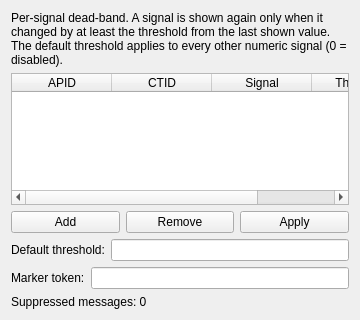
<?xml version="1.0" encoding="UTF-8"?>
<ui version="4.0">
 <class>DltNoiseFilterPluginNs::Form</class>
 <widget class="QWidget" name="DltNoiseFilterPluginNs::Form">
  <property name="geometry">
   <rect>
    <x>0</x>
    <y>0</y>
    <width>360</width>
    <height>320</height>
   </rect>
  </property>
  <property name="windowTitle">
   <string>Noise Filter</string>
  </property>
  <layout class="QVBoxLayout" name="verticalLayout">
   <item>
    <widget class="QLabel" name="labelHint">
     <property name="text">
      <string>Per-signal dead-band. A signal is shown again only when it changed by at least the threshold from the last shown value. The default threshold applies to every other numeric signal (0 = disabled).</string>
     </property>
     <property name="wordWrap">
      <bool>true</bool>
     </property>
    </widget>
   </item>
   <item>
    <widget class="QTableWidget" name="tableSignals">
     <column>
      <property name="text">
       <string>APID</string>
      </property>
     </column>
     <column>
      <property name="text">
       <string>CTID</string>
      </property>
     </column>
     <column>
      <property name="text">
       <string>Signal</string>
      </property>
     </column>
     <column>
      <property name="text">
       <string>Threshold</string>
      </property>
     </column>
    </widget>
   </item>
   <item>
    <layout class="QHBoxLayout" name="buttonsLayout">
     <item>
      <widget class="QPushButton" name="buttonAdd">
       <property name="text">
        <string>Add</string>
       </property>
      </widget>
     </item>
     <item>
      <widget class="QPushButton" name="buttonRemove">
       <property name="text">
        <string>Remove</string>
       </property>
      </widget>
     </item>
     <item>
      <widget class="QPushButton" name="buttonApply">
       <property name="text">
        <string>Apply</string>
       </property>
      </widget>
     </item>
    </layout>
   </item>
   <item>
    <layout class="QHBoxLayout" name="defaultLayout">
     <item>
      <widget class="QLabel" name="labelDefault">
       <property name="text">
        <string>Default threshold:</string>
       </property>
      </widget>
     </item>
     <item>
      <widget class="QLineEdit" name="lineDefaultThreshold">
       <property name="toolTip">
        <string>Dead-band applied to every numeric signal not listed above. 0 disables the default.</string>
       </property>
      </widget>
     </item>
    </layout>
   </item>
   <item>
    <layout class="QHBoxLayout" name="markerLayout">
     <item>
      <widget class="QLabel" name="labelMarker">
       <property name="text">
        <string>Marker token:</string>
       </property>
      </widget>
     </item>
     <item>
      <widget class="QLineEdit" name="lineMarker"/>
     </item>
    </layout>
   </item>
   <item>
    <widget class="QLabel" name="labelStatus">
     <property name="text">
      <string>Suppressed messages: 0</string>
     </property>
    </widget>
   </item>
  </layout>
 </widget>
 <resources/>
 <connections/>
</ui>
